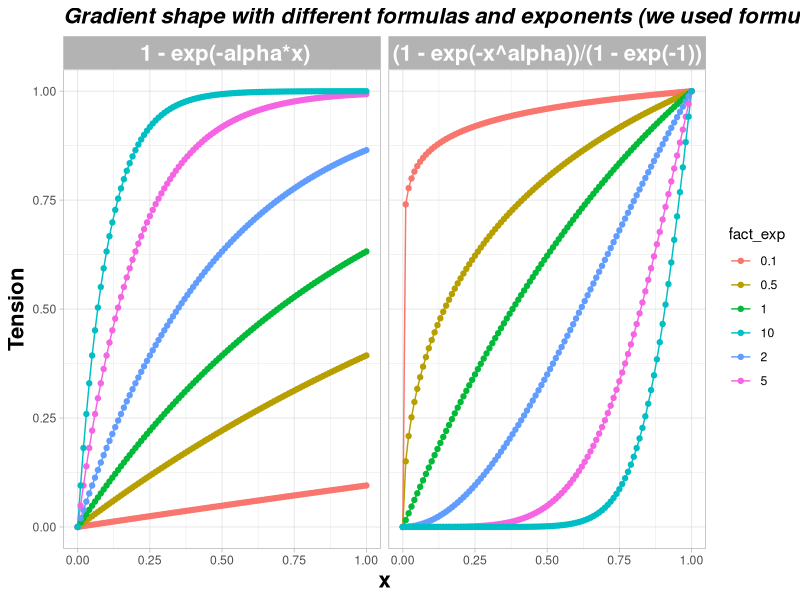

Write the R code that produced this figure.


library(tidyverse)
a <- seq(0, 1, by = 0.01)
es <- c(0.1,0.5,1,2,5,10)
c <- expand.grid(a, es)
names(c)<-c("x", "exp")
c$multipl <- 1 - exp(-c$exp*c$x)
c$power <- (1 - exp(-c$x^c$exp))/(1 - exp(-1))

d <- c %>% gather("formula", "result", power, multipl)
d$fact_exp <- as.factor(as.character(d$exp))
d$expression <- ifelse(d$formula == "power", "(1 - exp(-x^alpha))/(1 - exp(-1))", " 1 - exp(-alpha*x)")

ggplot(d, aes(x=x, y=result, fill=fact_exp, col=fact_exp)) + 
  geom_line() + 
  geom_point() + 
  facet_grid(.~expression)+
  ggtitle("Gradient shape with different formulas and exponents (we used formula in the right side)")+
  ylab("Tension") +
  theme_light() +
  theme(
    plot.title = element_text(size=16, face="bold.italic"),
    axis.title.x = element_text( size=16, face="bold"),
    axis.title.y = element_text(size=16, face="bold"),
    strip.text = element_text(size=16, face="bold") 
  ) 
    

